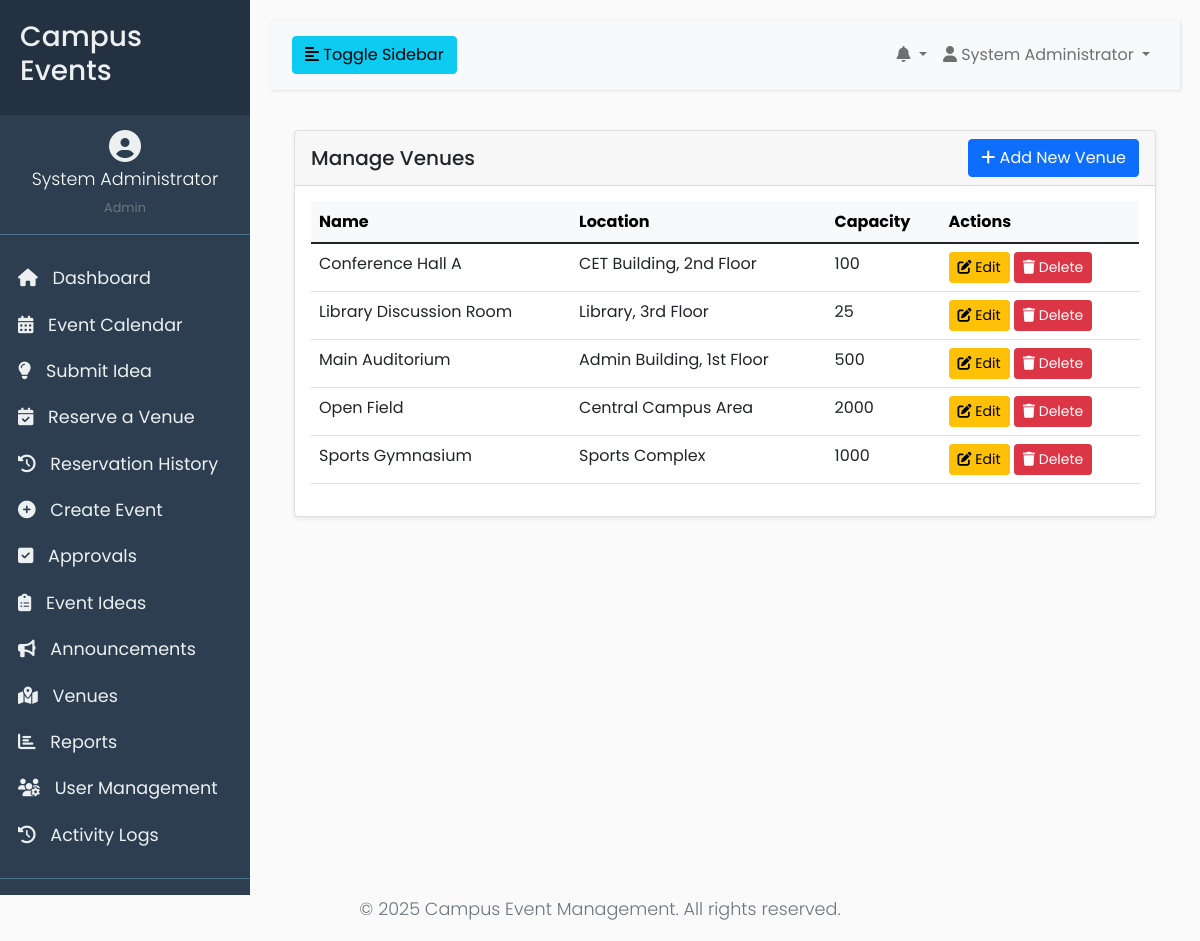
/views/admin/venues/index.php (signed in), run on the app's committed database.
### tables this page shows
CREATE TABLE IF NOT EXISTS `venues` (
    `id` INT PRIMARY KEY AUTO_INCREMENT,
    `name` VARCHAR(255) NOT NULL,
    `location` VARCHAR(255) NULL,
    `capacity` INT NULL,
    `created_at` TIMESTAMP DEFAULT CURRENT_TIMESTAMP
);

### config/helpers.php (called while the page is built, shortened)
<?php
if (!function_exists('get_db_connection')) {
    function get_db_connection() {
        $db = new Database();
        return $db->getConnection();
    }
}
if (!function_exists('is_logged_in')) {
    function is_logged_in() {
        return isset($_SESSION['user_id']);
    }
}
if (!function_exists('get_current_user_id')) {
    function get_current_user_id() {
        return $_SESSION['user_id'] ?? null;
    }
}
if (!function_exists('get_user_roles')) {
    function get_user_roles($userId) {
        static $roles = [];
        if (isset($roles[$userId])) {
            return $roles[$userId];
        }
        try {
            $conn = get_db_connection();
            $stmt = $conn->prepare("
                SELECT r.name
                FROM roles r
                JOIN user_roles ur ON r.id = ur.role_id
                WHERE ur.user_id = :user_id
            ");
            $stmt->bindParam(':user_id', $userId, PDO::PARAM_INT);
            $stmt->execute();
            $userRoles = $stmt->fetchAll(PDO::FETCH_COLUMN);
            return $userRoles;
        } catch (PDOException $e) {
            error_log("Error fetching user roles: " . $e->getMessage());
            return [];
        }
    }
}
if (!function_exists('normalize_role')) {
    function normalize_role($db_role_name) {
        $role_map = [
            'Admin' => 'admin',
            'Event Coordinator' => 'event_coordinator',
            'Approver (Dean/Head)' => 'approver',
            'Student' => 'student',
            'Faculty' => 'faculty',
            'Security Officer' => 'security_officer',
            'Maintenance Staff' => 'maintenance_staff',
            'Finance Officer' => 'finance_officer',
            'Guest User' => 'guest',
            'Auditor' => 'auditor'
        ];
        return $role_map[$db_role_name] ?? null;
    }
}
if (!function_exists('has_permission')) {
    function has_permission($permission, $userRoles = null) {
        $permissions = require __DIR__ . '/permissions.php';
        if ($userRoles === null) {
        $userId = get_current_user_id();
        $userRoles = get_user_roles($userId);
        }
        foreach ($userRoles as $role) {
            $normalizedRole = normalize_role($role);
            if ($normalizedRole && isset($permissions[$normalizedRole]) && in_array($permission, $permissions[$normalizedRole])) {
                return true;
            }
        }
        return false;
    }
}

### views/admin/venues/index.php (the view, shortened to what this page needs)
<?php
require_once __DIR__ . '/../../../config/helpers.php';
require_once __DIR__ . '/../../includes/header.php';
$conn = get_db_connection();
try {
    $stmt = $conn->query("SELECT * FROM venues ORDER BY name");
    $venues = $stmt->fetchAll(PDO::FETCH_ASSOC);
} catch (Exception $e) {
    $_SESSION['error'] = 'Failed to fetch venues: ' . $e->getMessage();
    $venues = [];
}
?>
<div class="container-fluid">
    <div class="card shadow-sm">
        <div class="card-header d-flex justify-content-between align-items-center">
            <h5 class="card-title mb-0">Manage Venues</h5>
            <a href="create.php" class="btn btn-primary">
                <i class="fas fa-plus"></i> Add New Venue
            </a>
        </div>
        <div class="card-body">
            <div class="table-responsive">
                <table class="table table-hover">
                    <thead class="table-light">
                        <tr>
                            <th>Name</th>
                            <th>Location</th>
                            <th>Capacity</th>
                            <th>Actions</th>
                        </tr>
                    </thead>
                    <tbody>
                        <?php if (!empty($venues)): ?>
                            <?php foreach ($venues as $venue): ?>
                                <tr>
                                    <td><?php echo htmlspecialchars($venue['name']); ?></td>
                                    <td><?php echo htmlspecialchars($venue['location'] ?? 'N/A'); ?></td>
                                    <td><?php echo htmlspecialchars($venue['capacity'] ?? 'N/A'); ?></td>
                                    <td>
                                        <a href="edit.php?id=<?php echo $venue['id']; ?>" class="btn btn-warning btn-sm">
                                            <i class="fas fa-edit"></i> Edit
                                        </a>
                                        <a href="process.php?action=delete_venue&id=<?php echo $venue['id']; ?>" class="btn btn-danger btn-sm" onclick="return confirm('Are you sure you want to delete this venue?');">
                                            <i class="fas fa-trash"></i> Delete
                                        </a>
                                    </td>
                                </tr>
                            <?php endforeach; ?>
                        <?php else: ?>
                            <tr>
                                <td colspan="4" class="text-center text-muted">No venues found. Add one to get started.</td>
                            </tr>
                        <?php endif; ?>
                    </tbody>
                </table>
            </div>
        </div>
    </div>
</div>
<?php include_once __DIR__ . '/../../includes/footer.php'; ?>

### views/includes/header.php (shortened to what this page needs)
<?php
$isLoggedIn = is_logged_in();
$userFullName = $_SESSION['full_name'] ?? '';
$userRoles = $isLoggedIn ? get_user_roles(get_current_user_id()) : [];
$userRoleDisplay = !empty($userRoles) ? implode(', ', array_map('ucfirst', $userRoles)) : 'Guest';
$absoluteBaseUrl = BASE_URL;
?>
<!DOCTYPE html>
<html lang="en">
<head>
    <link href="https://cdn.jsdelivr.net/npm/bootstrap@5.1.3/dist/css/bootstrap.min.css" rel="stylesheet">
    <link rel="stylesheet" href="https://cdnjs.cloudflare.com/ajax/libs/font-awesome/6.1.1/css/all.min.css">
    <link rel="stylesheet" href="<?php echo $absoluteBaseUrl; ?>assets/css/style.css">
</head>
<body
    data-base-url="<?php echo $absoluteBaseUrl; ?>"
    data-user-id="<?php echo $isLoggedIn ? get_current_user_id() : ''; ?>"
    data-pusher-key="<?php echo PUSHER_APP_KEY; ?>"
    data-pusher-cluster="<?php echo PUSHER_APP_CLUSTER; ?>"
>
<div class="wrapper">
    <nav id="sidebar">
        <div class="sidebar-header">
            <h3>Campus Events</h3>
        </div>
        <?php if ($isLoggedIn): ?>
            <div class="sidebar-user">
                <div class="user-avatar">
                    <i class="fas fa-user-circle fa-2x"></i>
                </div>
                <div class="user-info">
                    <p class="user-name mb-0"><?php echo htmlspecialchars($userFullName); ?></p>
                    <span class="user-role text-muted"><?php echo htmlspecialchars($userRoleDisplay); ?></span>
                </div>
            </div>
            <ul class="list-unstyled components">
                <?php foreach ($sidebar_nav_map as $item): ?>
                    <?php
                            $has_perm = ($item['permission'] === 'view_dashboard' && $isLoggedIn) || has_permission($item['permission'], $userRoles);
                            if ($has_perm):
                        ?>
                            <li>
                        <a href="<?php echo htmlspecialchars($item['url']); ?>">
                                    <i class="<?php echo htmlspecialchars($item['icon']); ?>"></i>
                                    <span><?php echo htmlspecialchars($item['label']); ?></span>
                                </a>
                            </li>
                        <?php endif; ?>
                <?php endforeach; ?>
                </ul>
        <?php endif; ?>
    </nav>
    <div id="content">
        <nav class="navbar navbar-expand-lg navbar-light bg-light">
            <div class="container-fluid">
                <button type="button" id="sidebarCollapse" class="btn btn-info">
                    <i class="fas fa-align-left"></i>
                    <span>Toggle Sidebar</span>
                </button>
                <div class="collapse navbar-collapse">
                    <ul class="nav navbar-nav ms-auto">
                        <li class="nav-item dropdown">
                            <a class="nav-link dropdown-toggle" href="#" id="notificationDropdown" role="button" data-bs-toggle="dropdown" aria-expanded="false">
                            <i class="fas fa-bell"></i>
                            </a>
                        </li>
                        <li class="nav-item dropdown">
                            <a class="nav-link dropdown-toggle" href="#" id="userDropdown" role="button" data-bs-toggle="dropdown" aria-expanded="false">
                                <i class="fas fa-user"></i>
                                <span><?php echo htmlspecialchars($userFullName); ?></span>
                            </a>
                        </li>
                    </ul>
                    </div>
            </div>
        </nav>
            <div class="container-fluid">
</body>
</html>

### views/includes/footer.php (shortened to what this page needs)
<footer class="main-footer">
    <div class="container-fluid">
        <p class="text-center text-muted">&copy; <?php echo date('Y'); ?> Campus Event Management. All rights reserved.</p>
    </div>
</footer>
</body>
</html>

### assets/css/style.css (style rules this page uses)
body { font-family: 'Poppins', sans-serif; background: #fafafa; }
p { font-family: 'Poppins', sans-serif; font-size: 1.1em; font-weight: 300; line-height: 1.7em; color: #999; }
a, a:hover, a:focus { color: inherit; text-decoration: none; transition: all 0.3s; }
.navbar { padding: 15px 10px; background: #fff; border: none; border-radius: 0; margin-bottom: 40px; box-shadow: 1px 1px 3px rgba(0, 0, 0, 0.1); }
.wrapper { display: flex; width: 100%; align-items: stretch; }
#sidebar { min-width: 250px; max-width: 250px; background: #2c3e50; color: #ecf0f1; transition: all 0.3s; }
#sidebar .sidebar-header { padding: 20px; background: #233140; }
#sidebar .sidebar-user { padding: 15px; border-bottom: 1px solid #47748b; text-align: center; }
#sidebar .user-info .user-name { color: #fff; }
#sidebar .user-info .user-role { font-size: 0.8em; color: #bdc3c7; }
#sidebar ul.components { padding: 20px 0; border-bottom: 1px solid #47748b; }
#sidebar ul li a { padding: 10px 15px; font-size: 1.1em; display: block; color: #ecf0f1; border-left: 3px solid transparent; }
#sidebar ul li a i { margin-right: 10px; }
#content { width: 100%; padding: 20px; min-height: 100vh; transition: all 0.3s; }

### data on the page
venues: name "Conference Hall A", location "CET Building, 2nd Floor", capacity "100"
venues: name "Library Discussion Room", location "Library, 3rd Floor", capacity "25"
venues: name "Main Auditorium", location "Admin Building, 1st Floor", capacity "500"
venues: name "Open Field", location "Central Campus Area", capacity "2000"
venues: name "Sports Gymnasium", location "Sports Complex", capacity "1000"

### other printed values
$userFullName "System Administrator"
$userRoleDisplay "Admin"
$item['label'] "Dashboard"
$item['label'] "Event Calendar"
$item['label'] "Submit Idea"
$item['label'] "Reserve a Venue"
$item['label'] "Reservation History"
$item['label'] "Create Event"
$item['label'] "Approvals"
$item['label'] "Event Ideas"
$item['label'] "Announcements"
$item['label'] "Venues"
$item['label'] "Reports"
$item['label'] "User Management"
$item['label'] "Activity Logs"
